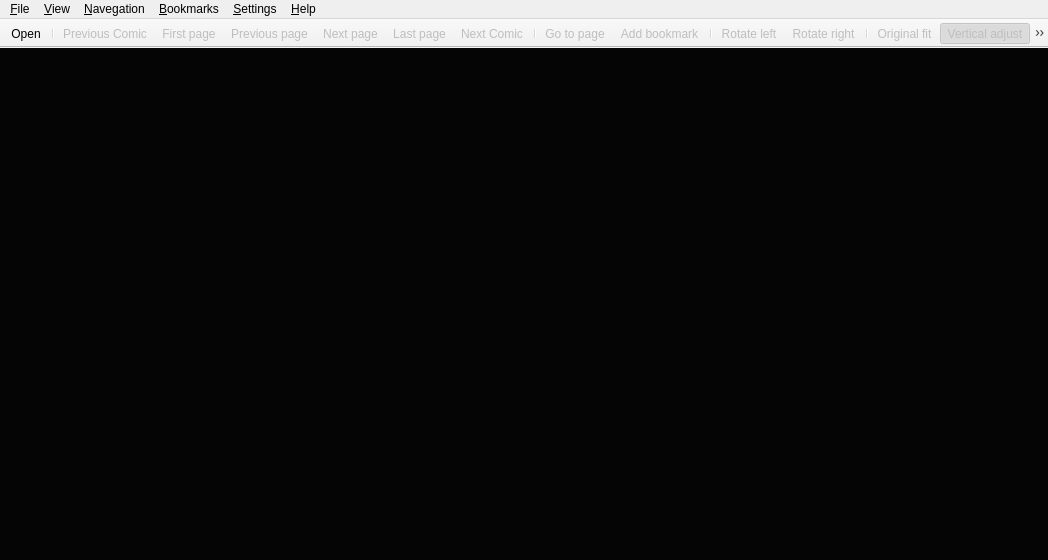
<?xml version="1.0" encoding="UTF-8"?>
<ui version="4.0">
 <author>Michell Stuttgart Faria</author>
 <class>MainWindow</class>
 <widget class="QMainWindow" name="MainWindow">
  <property name="geometry">
   <rect>
    <x>0</x>
    <y>0</y>
    <width>1048</width>
    <height>560</height>
   </rect>
  </property>
  <property name="sizePolicy">
   <sizepolicy hsizetype="Expanding" vsizetype="Expanding">
    <horstretch>0</horstretch>
    <verstretch>0</verstretch>
   </sizepolicy>
  </property>
  <property name="baseSize">
   <size>
    <width>0</width>
    <height>3</height>
   </size>
  </property>
  <property name="focusPolicy">
   <enum>Qt::WheelFocus</enum>
  </property>
  <property name="windowTitle">
   <string>Pynocchio Comic Reader</string>
  </property>
  <property name="windowIcon">
   <iconset resource="../resource/main_window.qrc">
    <normaloff>:/icons/pynocchio_icon_2.png</normaloff>:/icons/pynocchio_icon_2.png</iconset>
  </property>
  <property name="accessibleName">
   <string>Pyellow</string>
  </property>
  <property name="iconSize">
   <size>
    <width>22</width>
    <height>22</height>
   </size>
  </property>
  <property name="toolButtonStyle">
   <enum>Qt::ToolButtonIconOnly</enum>
  </property>
  <property name="documentMode">
   <bool>true</bool>
  </property>
  <property name="tabShape">
   <enum>QTabWidget::Rounded</enum>
  </property>
  <property name="dockNestingEnabled">
   <bool>true</bool>
  </property>
  <property name="unifiedTitleAndToolBarOnMac">
   <bool>true</bool>
  </property>
  <widget class="QWidget" name="centralwidget">
   <property name="sizePolicy">
    <sizepolicy hsizetype="Preferred" vsizetype="Preferred">
     <horstretch>0</horstretch>
     <verstretch>0</verstretch>
    </sizepolicy>
   </property>
   <property name="autoFillBackground">
    <bool>false</bool>
   </property>
   <layout class="QHBoxLayout" name="horizontalLayout">
    <property name="margin">
     <number>0</number>
    </property>
    <item>
     <layout class="QHBoxLayout" name="horizontalLayout_3">
      <property name="spacing">
       <number>0</number>
      </property>
      <item>
       <widget class="Viewer" name="viewer">
        <property name="sizePolicy">
         <sizepolicy hsizetype="Expanding" vsizetype="Expanding">
          <horstretch>0</horstretch>
          <verstretch>0</verstretch>
         </sizepolicy>
        </property>
        <property name="cursor" stdset="0">
         <cursorShape>OpenHandCursor</cursorShape>
        </property>
        <property name="focusPolicy">
         <enum>Qt::ClickFocus</enum>
        </property>
        <property name="layoutDirection">
         <enum>Qt::LeftToRight</enum>
        </property>
        <property name="autoFillBackground">
         <bool>true</bool>
        </property>
        <property name="styleSheet">
         <string notr="true">background-color: rgb(5, 5, 5);</string>
        </property>
        <property name="frameShape">
         <enum>QFrame::HLine</enum>
        </property>
        <property name="frameShadow">
         <enum>QFrame::Plain</enum>
        </property>
        <property name="lineWidth">
         <number>0</number>
        </property>
        <property name="verticalScrollBarPolicy">
         <enum>Qt::ScrollBarAlwaysOff</enum>
        </property>
        <property name="horizontalScrollBarPolicy">
         <enum>Qt::ScrollBarAlwaysOff</enum>
        </property>
        <property name="widgetResizable">
         <bool>true</bool>
        </property>
        <property name="alignment">
         <set>Qt::AlignCenter</set>
        </property>
        <widget class="QWidget" name="scroll_area_widget_contents">
         <property name="geometry">
          <rect>
           <x>0</x>
           <y>0</y>
           <width>1046</width>
           <height>493</height>
          </rect>
         </property>
         <layout class="QHBoxLayout" name="horizontalLayout_2">
          <property name="spacing">
           <number>0</number>
          </property>
          <property name="sizeConstraint">
           <enum>QLayout::SetMaximumSize</enum>
          </property>
          <property name="margin">
           <number>0</number>
          </property>
          <item>
           <widget class="QLabel" name="label">
            <property name="sizePolicy">
             <sizepolicy hsizetype="Preferred" vsizetype="Preferred">
              <horstretch>20</horstretch>
              <verstretch>20</verstretch>
             </sizepolicy>
            </property>
            <property name="mouseTracking">
             <bool>false</bool>
            </property>
            <property name="focusPolicy">
             <enum>Qt::ClickFocus</enum>
            </property>
            <property name="layoutDirection">
             <enum>Qt::LeftToRight</enum>
            </property>
            <property name="autoFillBackground">
             <bool>false</bool>
            </property>
            <property name="frameShape">
             <enum>QFrame::NoFrame</enum>
            </property>
            <property name="frameShadow">
             <enum>QFrame::Plain</enum>
            </property>
            <property name="lineWidth">
             <number>0</number>
            </property>
            <property name="midLineWidth">
             <number>0</number>
            </property>
            <property name="text">
             <string/>
            </property>
            <property name="textFormat">
             <enum>Qt::PlainText</enum>
            </property>
            <property name="pixmap">
             <pixmap resource="../resource/main_window.qrc">:/icons/pynocchio_icon_2.png</pixmap>
            </property>
            <property name="scaledContents">
             <bool>false</bool>
            </property>
            <property name="alignment">
             <set>Qt::AlignCenter</set>
            </property>
            <property name="margin">
             <number>0</number>
            </property>
            <property name="textInteractionFlags">
             <set>Qt::NoTextInteraction</set>
            </property>
           </widget>
          </item>
         </layout>
        </widget>
       </widget>
      </item>
     </layout>
    </item>
   </layout>
  </widget>
  <widget class="QMenuBar" name="menubar">
   <property name="geometry">
    <rect>
     <x>0</x>
     <y>0</y>
     <width>1048</width>
     <height>27</height>
    </rect>
   </property>
   <property name="sizePolicy">
    <sizepolicy hsizetype="Fixed" vsizetype="Fixed">
     <horstretch>0</horstretch>
     <verstretch>0</verstretch>
    </sizepolicy>
   </property>
   <property name="autoFillBackground">
    <bool>false</bool>
   </property>
   <property name="defaultUp">
    <bool>false</bool>
   </property>
   <widget class="QMenu" name="menu_file">
    <property name="title">
     <string>&amp;File</string>
    </property>
    <widget class="QMenu" name="menu_recent_files">
     <property name="title">
      <string>&amp;Recent files</string>
     </property>
     <property name="icon">
      <iconset resource="../resource/main_window.qrc">
       <normaloff>:/icons/elementary3-icon-theme/actions/48/document-open-recent.svg</normaloff>:/icons/elementary3-icon-theme/actions/48/document-open-recent.svg</iconset>
     </property>
     <addaction name="action_recent_file_1"/>
     <addaction name="action_recent_file_2"/>
     <addaction name="action_recent_file_3"/>
     <addaction name="action_recent_file_4"/>
     <addaction name="action_recent_file_5"/>
    </widget>
    <addaction name="action_open"/>
    <addaction name="action_open_folder"/>
    <addaction name="action_save_image"/>
    <addaction name="menu_recent_files"/>
    <addaction name="separator"/>
    <addaction name="action_exit"/>
   </widget>
   <widget class="QMenu" name="menu_view">
    <property name="title">
     <string>&amp;View</string>
    </property>
    <addaction name="action_fullscreen"/>
    <addaction name="separator"/>
    <addaction name="action_original_fit"/>
    <addaction name="action_vertical_adjust"/>
    <addaction name="action_horizontal_adjust"/>
    <addaction name="action_best_fit"/>
    <addaction name="separator"/>
    <addaction name="action_rotate_left"/>
    <addaction name="action_rotate_right"/>
   </widget>
   <widget class="QMenu" name="menu_navegation">
    <property name="title">
     <string>&amp;Navegation</string>
    </property>
    <addaction name="action_next_page"/>
    <addaction name="action_previous_page"/>
    <addaction name="separator"/>
    <addaction name="action_first_page"/>
    <addaction name="action_last_page"/>
    <addaction name="separator"/>
    <addaction name="action_go_to_page"/>
    <addaction name="separator"/>
    <addaction name="action_next_comic"/>
    <addaction name="action_previous_comic"/>
   </widget>
   <widget class="QMenu" name="menu_Help">
    <property name="title">
     <string>&amp;Help</string>
    </property>
    <addaction name="action_about"/>
    <addaction name="action_about_qt"/>
   </widget>
   <widget class="QMenu" name="menu_Settings">
    <property name="title">
     <string>&amp;Settings</string>
    </property>
    <addaction name="action_show_toolbar"/>
    <addaction name="action_show_statusbar"/>
    <addaction name="separator"/>
    <addaction name="action_preference_dialog"/>
   </widget>
   <widget class="QMenu" name="menu_bookmarks">
    <property name="tearOffEnabled">
     <bool>false</bool>
    </property>
    <property name="title">
     <string>&amp;Bookmarks</string>
    </property>
    <property name="separatorsCollapsible">
     <bool>true</bool>
    </property>
    <widget class="QMenu" name="menu_recent_bookmarks">
     <property name="title">
      <string>&amp;Recente bookmarks</string>
     </property>
     <property name="icon">
      <iconset resource="../resource/main_window.qrc">
       <normaloff>:/icons/elementary3-icon-theme/actions/48/document-open-recent.svg</normaloff>:/icons/elementary3-icon-theme/actions/48/document-open-recent.svg</iconset>
     </property>
     <addaction name="action_bookmark_1"/>
     <addaction name="action_bookmark_2"/>
     <addaction name="action_bookmark_3"/>
     <addaction name="action_bookmark_4"/>
     <addaction name="action_bookmark_5"/>
    </widget>
    <addaction name="action_add_bookmark"/>
    <addaction name="action_remove_bookmark"/>
    <addaction name="separator"/>
    <addaction name="action_bookmark_manager"/>
    <addaction name="menu_recent_bookmarks"/>
   </widget>
   <addaction name="menu_file"/>
   <addaction name="menu_view"/>
   <addaction name="menu_navegation"/>
   <addaction name="menu_bookmarks"/>
   <addaction name="menu_Settings"/>
   <addaction name="menu_Help"/>
  </widget>
  <widget class="QToolBar" name="toolbar">
   <property name="enabled">
    <bool>true</bool>
   </property>
   <property name="sizePolicy">
    <sizepolicy hsizetype="Maximum" vsizetype="Maximum">
     <horstretch>0</horstretch>
     <verstretch>0</verstretch>
    </sizepolicy>
   </property>
   <property name="focusPolicy">
    <enum>Qt::ClickFocus</enum>
   </property>
   <property name="acceptDrops">
    <bool>true</bool>
   </property>
   <property name="windowTitle">
    <string>toolBar</string>
   </property>
   <property name="autoFillBackground">
    <bool>true</bool>
   </property>
   <property name="movable">
    <bool>false</bool>
   </property>
   <property name="toolButtonStyle">
    <enum>Qt::ToolButtonIconOnly</enum>
   </property>
   <property name="floatable">
    <bool>false</bool>
   </property>
   <attribute name="toolBarArea">
    <enum>TopToolBarArea</enum>
   </attribute>
   <attribute name="toolBarBreak">
    <bool>false</bool>
   </attribute>
   <addaction name="action_open"/>
   <addaction name="separator"/>
   <addaction name="action_previous_comic"/>
   <addaction name="action_first_page"/>
   <addaction name="action_previous_page"/>
   <addaction name="action_next_page"/>
   <addaction name="action_last_page"/>
   <addaction name="action_next_comic"/>
   <addaction name="separator"/>
   <addaction name="action_go_to_page"/>
   <addaction name="action_add_bookmark"/>
   <addaction name="separator"/>
   <addaction name="action_rotate_left"/>
   <addaction name="action_rotate_right"/>
   <addaction name="separator"/>
   <addaction name="action_original_fit"/>
   <addaction name="action_vertical_adjust"/>
   <addaction name="action_horizontal_adjust"/>
   <addaction name="action_best_fit"/>
   <addaction name="action_fullscreen"/>
   <addaction name="separator"/>
   <addaction name="action_exit"/>
  </widget>
  <action name="action_open">
   <property name="icon">
    <iconset resource="../resource/main_window.qrc">
     <normaloff>:/icons/elementary3-icon-theme/actions/48/archive-extract.svg</normaloff>:/icons/elementary3-icon-theme/actions/48/archive-extract.svg</iconset>
   </property>
   <property name="text">
    <string>&amp;Open</string>
   </property>
   <property name="shortcut">
    <string>Ctrl+O</string>
   </property>
   <property name="menuRole">
    <enum>QAction::TextHeuristicRole</enum>
   </property>
   <property name="iconVisibleInMenu">
    <bool>true</bool>
   </property>
  </action>
  <action name="action_about">
   <property name="icon">
    <iconset resource="../resource/main_window.qrc">
     <normaloff>:/icons/elementary3-icon-theme/actions/64/help-info.svg</normaloff>:/icons/elementary3-icon-theme/actions/64/help-info.svg</iconset>
   </property>
   <property name="text">
    <string>&amp;About Pynocchio</string>
   </property>
  </action>
  <action name="action_about_qt">
   <property name="text">
    <string>&amp;About Qt</string>
   </property>
  </action>
  <action name="action_exit">
   <property name="icon">
    <iconset resource="../resource/main_window.qrc">
     <normaloff>:/icons/elementary3-icon-theme/actions/48/application-exit.svg</normaloff>:/icons/elementary3-icon-theme/actions/48/application-exit.svg</iconset>
   </property>
   <property name="text">
    <string>&amp;Exit</string>
   </property>
   <property name="shortcut">
    <string>Ctrl+Q</string>
   </property>
  </action>
  <action name="action_next_page">
   <property name="enabled">
    <bool>false</bool>
   </property>
   <property name="icon">
    <iconset resource="../resource/main_window.qrc">
     <normaloff>:/icons/elementary3-icon-theme/actions/48/go-next.svg</normaloff>:/icons/elementary3-icon-theme/actions/48/go-next.svg</iconset>
   </property>
   <property name="text">
    <string>&amp;Next page</string>
   </property>
   <property name="shortcut">
    <string>Right</string>
   </property>
   <property name="shortcutContext">
    <enum>Qt::WidgetShortcut</enum>
   </property>
   <property name="visible">
    <bool>true</bool>
   </property>
   <property name="priority">
    <enum>QAction::NormalPriority</enum>
   </property>
  </action>
  <action name="action_previous_page">
   <property name="enabled">
    <bool>false</bool>
   </property>
   <property name="icon">
    <iconset resource="../resource/main_window.qrc">
     <normaloff>:/icons/elementary3-icon-theme/actions/48/go-previous.svg</normaloff>:/icons/elementary3-icon-theme/actions/48/go-previous.svg</iconset>
   </property>
   <property name="text">
    <string>&amp;Previous page</string>
   </property>
   <property name="shortcut">
    <string>Left</string>
   </property>
   <property name="shortcutContext">
    <enum>Qt::WidgetShortcut</enum>
   </property>
   <property name="visible">
    <bool>true</bool>
   </property>
  </action>
  <action name="action_first_page">
   <property name="enabled">
    <bool>false</bool>
   </property>
   <property name="icon">
    <iconset resource="../resource/main_window.qrc">
     <normaloff>:/icons/elementary3-icon-theme/actions/48/go-first.svg</normaloff>:/icons/elementary3-icon-theme/actions/48/go-first.svg</iconset>
   </property>
   <property name="text">
    <string>&amp;First page</string>
   </property>
   <property name="shortcut">
    <string>Ctrl+Left</string>
   </property>
   <property name="shortcutContext">
    <enum>Qt::WidgetShortcut</enum>
   </property>
  </action>
  <action name="action_last_page">
   <property name="enabled">
    <bool>false</bool>
   </property>
   <property name="icon">
    <iconset resource="../resource/main_window.qrc">
     <normaloff>:/icons/elementary3-icon-theme/actions/48/go-last.svg</normaloff>:/icons/elementary3-icon-theme/actions/48/go-last.svg</iconset>
   </property>
   <property name="text">
    <string>&amp;Last page</string>
   </property>
   <property name="shortcut">
    <string>Ctrl+Right</string>
   </property>
   <property name="shortcutContext">
    <enum>Qt::WidgetShortcut</enum>
   </property>
  </action>
  <action name="action_rotate_left">
   <property name="checkable">
    <bool>false</bool>
   </property>
   <property name="enabled">
    <bool>false</bool>
   </property>
   <property name="icon">
    <iconset resource="../resource/main_window.qrc">
     <normaloff>:/icons/elementary3-icon-theme/actions/48/object-rotate-left.svg</normaloff>:/icons/elementary3-icon-theme/actions/48/object-rotate-left.svg</iconset>
   </property>
   <property name="text">
    <string>&amp;Rotate left</string>
   </property>
   <property name="shortcut">
    <string>Ctrl+Shift+R</string>
   </property>
   <property name="shortcutContext">
    <enum>Qt::WidgetShortcut</enum>
   </property>
  </action>
  <action name="action_rotate_right">
   <property name="enabled">
    <bool>false</bool>
   </property>
   <property name="icon">
    <iconset resource="../resource/main_window.qrc">
     <normaloff>:/icons/elementary3-icon-theme/actions/48/object-rotate-right.svg</normaloff>:/icons/elementary3-icon-theme/actions/48/object-rotate-right.svg</iconset>
   </property>
   <property name="text">
    <string>&amp;Rotate right</string>
   </property>
   <property name="shortcut">
    <string>Ctrl+R</string>
   </property>
   <property name="shortcutContext">
    <enum>Qt::WidgetShortcut</enum>
   </property>
  </action>
  <action name="action_horizontal_adjust">
   <property name="checkable">
    <bool>true</bool>
   </property>
   <property name="checked">
    <bool>false</bool>
   </property>
   <property name="enabled">
    <bool>false</bool>
   </property>
   <property name="icon">
    <iconset resource="../resource/main_window.qrc">
     <normaloff>:/icons/freeiconmaker-icons/horizontal-fit.svg</normaloff>:/icons/freeiconmaker-icons/horizontal-fit.svg</iconset>
   </property>
   <property name="text">
    <string>&amp;Horizontal adjust</string>
   </property>
   <property name="shortcut">
    <string>Ctrl+K</string>
   </property>
   <property name="visible">
    <bool>true</bool>
   </property>
  </action>
  <action name="action_fullscreen">
   <property name="checkable">
    <bool>false</bool>
   </property>
   <property name="enabled">
    <bool>false</bool>
   </property>
   <property name="icon">
    <iconset resource="../resource/main_window.qrc">
     <normaloff>:/icons/freeiconmaker-icons/fullscreen.svg</normaloff>:/icons/freeiconmaker-icons/fullscreen.svg</iconset>
   </property>
   <property name="text">
    <string>&amp;Fullscreen</string>
   </property>
   <property name="shortcut">
    <string>F</string>
   </property>
   <property name="shortcutContext">
    <enum>Qt::WidgetShortcut</enum>
   </property>
  </action>
  <action name="action_go_to_page">
   <property name="enabled">
    <bool>false</bool>
   </property>
   <property name="icon">
    <iconset resource="../resource/main_window.qrc">
     <normaloff>:/icons/elementary3-icon-theme/actions/48/search.svg</normaloff>:/icons/elementary3-icon-theme/actions/48/search.svg</iconset>
   </property>
   <property name="text">
    <string>&amp;Go to page...</string>
   </property>
   <property name="shortcut">
    <string>Ctrl+G</string>
   </property>
  </action>
  <action name="action_original_fit">
   <property name="checkable">
    <bool>true</bool>
   </property>
   <property name="checked">
    <bool>false</bool>
   </property>
   <property name="enabled">
    <bool>false</bool>
   </property>
   <property name="icon">
    <iconset resource="../resource/main_window.qrc">
     <normaloff>:/icons/freeiconmaker-icons/original-fit.svg</normaloff>:/icons/freeiconmaker-icons/original-fit.svg</iconset>
   </property>
   <property name="text">
    <string>&amp;Original fit</string>
   </property>
   <property name="shortcut">
    <string>Ctrl+H</string>
   </property>
   <property name="shortcutContext">
    <enum>Qt::ApplicationShortcut</enum>
   </property>
   <property name="visible">
    <bool>true</bool>
   </property>
  </action>
  <action name="action_show_toolbar">
   <property name="checkable">
    <bool>true</bool>
   </property>
   <property name="checked">
    <bool>true</bool>
   </property>
   <property name="text">
    <string>&amp;Show Toolbar</string>
   </property>
  </action>
  <action name="action_show_statusbar">
   <property name="checkable">
    <bool>true</bool>
   </property>
   <property name="checked">
    <bool>true</bool>
   </property>
   <property name="text">
    <string>S&amp;how Statusbar</string>
   </property>
  </action>
  <action name="action_add_bookmark">
   <property name="enabled">
    <bool>false</bool>
   </property>
   <property name="icon">
    <iconset resource="../resource/main_window.qrc">
     <normaloff>:/icons/elementary3-icon-theme/actions/64/bookmark_add.svg</normaloff>:/icons/elementary3-icon-theme/actions/64/bookmark_add.svg</iconset>
   </property>
   <property name="text">
    <string>&amp;Add bookmark</string>
   </property>
   <property name="visible">
    <bool>true</bool>
   </property>
  </action>
  <action name="action_remove_bookmark">
   <property name="enabled">
    <bool>false</bool>
   </property>
   <property name="icon">
    <iconset resource="../resource/main_window.qrc">
     <normaloff>:/icons/elementary3-icon-theme/actions/64/stock_delete.svg</normaloff>:/icons/elementary3-icon-theme/actions/64/stock_delete.svg</iconset>
   </property>
   <property name="text">
    <string>&amp;Remove bookmark</string>
   </property>
  </action>
  <action name="action_bookmark_manager">
   <property name="icon">
    <iconset resource="../resource/main_window.qrc">
     <normaloff>:/icons/elementary3-icon-theme/apps/64/office-database.svg</normaloff>:/icons/elementary3-icon-theme/apps/64/office-database.svg</iconset>
   </property>
   <property name="text">
    <string>Bookmark &amp;manager</string>
   </property>
  </action>
  <action name="action_open_folder">
   <property name="text">
    <string>Open &amp;Folder</string>
   </property>
   <property name="visible">
    <bool>false</bool>
   </property>
   <property name="menuRole">
    <enum>QAction::TextHeuristicRole</enum>
   </property>
   <property name="iconVisibleInMenu">
    <bool>true</bool>
   </property>
  </action>
  <action name="action_next_comic">
   <property name="enabled">
    <bool>false</bool>
   </property>
   <property name="icon">
    <iconset resource="../resource/main_window.qrc">
     <normaloff>:/icons/elementary3-icon-theme/actions/48/media-skip-forward.svg</normaloff>:/icons/elementary3-icon-theme/actions/48/media-skip-forward.svg</iconset>
   </property>
   <property name="text">
    <string>Next Comic</string>
   </property>
   <property name="shortcut">
    <string>Ctrl+Shift+Right</string>
   </property>
   <property name="shortcutContext">
    <enum>Qt::WidgetShortcut</enum>
   </property>
  </action>
  <action name="action_previous_comic">
   <property name="enabled">
    <bool>false</bool>
   </property>
   <property name="icon">
    <iconset resource="../resource/main_window.qrc">
     <normaloff>:/icons/elementary3-icon-theme/actions/48/media-skip-backward.svg</normaloff>:/icons/elementary3-icon-theme/actions/48/media-skip-backward.svg</iconset>
   </property>
   <property name="text">
    <string>Previous Comic</string>
   </property>
   <property name="shortcut">
    <string>Ctrl+Shift+Left</string>
   </property>
   <property name="shortcutContext">
    <enum>Qt::WidgetShortcut</enum>
   </property>
  </action>
  <action name="action_preference_dialog">
   <property name="icon">
    <iconset resource="../resource/main_window.qrc">
     <normaloff>:/icons/elementary3-icon-theme/actions/48/document-properties.svg</normaloff>:/icons/elementary3-icon-theme/actions/48/document-properties.svg</iconset>
   </property>
   <property name="text">
    <string>Preferences</string>
   </property>
  </action>
  <action name="action_vertical_adjust">
   <property name="checkable">
    <bool>true</bool>
   </property>
   <property name="checked">
    <bool>true</bool>
   </property>
   <property name="enabled">
    <bool>false</bool>
   </property>
   <property name="icon">
    <iconset resource="../resource/main_window.qrc">
     <normaloff>:/icons/freeiconmaker-icons/vertical-fit.svg</normaloff>:/icons/freeiconmaker-icons/vertical-fit.svg</iconset>
   </property>
   <property name="text">
    <string>&amp;Vertical adjust</string>
   </property>
   <property name="shortcut">
    <string>Ctrl+J</string>
   </property>
   <property name="autoRepeat">
    <bool>true</bool>
   </property>
   <property name="visible">
    <bool>true</bool>
   </property>
  </action>
  <action name="action_best_fit">
   <property name="checkable">
    <bool>true</bool>
   </property>
   <property name="checked">
    <bool>false</bool>
   </property>
   <property name="enabled">
    <bool>false</bool>
   </property>
   <property name="icon">
    <iconset resource="../resource/main_window.qrc">
     <normaloff>:/icons/freeiconmaker-icons/best-fit.svg</normaloff>:/icons/freeiconmaker-icons/best-fit.svg</iconset>
   </property>
   <property name="text">
    <string>&amp;Whole page</string>
   </property>
   <property name="shortcut">
    <string>Ctrl+L</string>
   </property>
   <property name="visible">
    <bool>true</bool>
   </property>
  </action>
  <action name="action_save_image">
   <property name="enabled">
    <bool>false</bool>
   </property>
   <property name="icon">
    <iconset resource="../resource/main_window.qrc">
     <normaloff>:/icons/elementary3-icon-theme/actions/64/go-down.svg</normaloff>:/icons/elementary3-icon-theme/actions/64/go-down.svg</iconset>
   </property>
   <property name="text">
    <string>&amp;Save image</string>
   </property>
   <property name="whatsThis">
    <string>Save current image in disk.</string>
   </property>
   <property name="shortcut">
    <string>Ctrl+S</string>
   </property>
  </action>
  <action name="action_bookmark_1">
   <property name="icon">
    <iconset resource="../resource/main_window.qrc">
     <normaloff>:/icons/elementary3-icon-theme/actions/48/dialog-apply.svg</normaloff>:/icons/elementary3-icon-theme/actions/48/dialog-apply.svg</iconset>
   </property>
   <property name="text">
    <string notr="true">bookmark_1</string>
   </property>
   <property name="iconText">
    <string>bookmark</string>
   </property>
   <property name="toolTip">
    <string>bookmark</string>
   </property>
   <property name="visible">
    <bool>false</bool>
   </property>
  </action>
  <action name="action_bookmark_2">
   <property name="icon">
    <iconset resource="../resource/main_window.qrc">
     <normaloff>:/icons/elementary3-icon-theme/actions/48/dialog-apply.svg</normaloff>:/icons/elementary3-icon-theme/actions/48/dialog-apply.svg</iconset>
   </property>
   <property name="text">
    <string>bookmark_2</string>
   </property>
   <property name="visible">
    <bool>false</bool>
   </property>
  </action>
  <action name="action_bookmark_3">
   <property name="icon">
    <iconset resource="../resource/main_window.qrc">
     <normaloff>:/icons/elementary3-icon-theme/actions/48/dialog-apply.svg</normaloff>:/icons/elementary3-icon-theme/actions/48/dialog-apply.svg</iconset>
   </property>
   <property name="text">
    <string>bookmark_3</string>
   </property>
   <property name="visible">
    <bool>false</bool>
   </property>
  </action>
  <action name="action_bookmark_4">
   <property name="icon">
    <iconset resource="../resource/main_window.qrc">
     <normaloff>:/icons/elementary3-icon-theme/actions/48/dialog-apply.svg</normaloff>:/icons/elementary3-icon-theme/actions/48/dialog-apply.svg</iconset>
   </property>
   <property name="text">
    <string>bookmark_4</string>
   </property>
   <property name="visible">
    <bool>false</bool>
   </property>
  </action>
  <action name="action_bookmark_5">
   <property name="icon">
    <iconset resource="../resource/main_window.qrc">
     <normaloff>:/icons/elementary3-icon-theme/actions/48/dialog-apply.svg</normaloff>:/icons/elementary3-icon-theme/actions/48/dialog-apply.svg</iconset>
   </property>
   <property name="text">
    <string>bookmark_5</string>
   </property>
   <property name="visible">
    <bool>false</bool>
   </property>
  </action>
  <action name="actionTete">
   <property name="text">
    <string>tete</string>
   </property>
  </action>
  <action name="action_recent_file_1">
   <property name="icon">
    <iconset resource="../resource/main_window.qrc">
     <normaloff>:/icons/elementary3-icon-theme/actions/48/dialog-apply.svg</normaloff>:/icons/elementary3-icon-theme/actions/48/dialog-apply.svg</iconset>
   </property>
   <property name="text">
    <string>recent_file_1</string>
   </property>
   <property name="visible">
    <bool>false</bool>
   </property>
  </action>
  <action name="action_recent_file_2">
   <property name="icon">
    <iconset resource="../resource/main_window.qrc">
     <normaloff>:/icons/elementary3-icon-theme/actions/48/dialog-apply.svg</normaloff>:/icons/elementary3-icon-theme/actions/48/dialog-apply.svg</iconset>
   </property>
   <property name="text">
    <string>recent_file_2</string>
   </property>
   <property name="visible">
    <bool>false</bool>
   </property>
  </action>
  <action name="action_recent_file_3">
   <property name="icon">
    <iconset resource="../resource/main_window.qrc">
     <normaloff>:/icons/elementary3-icon-theme/actions/48/dialog-apply.svg</normaloff>:/icons/elementary3-icon-theme/actions/48/dialog-apply.svg</iconset>
   </property>
   <property name="text">
    <string>recent_file_3</string>
   </property>
   <property name="visible">
    <bool>false</bool>
   </property>
  </action>
  <action name="action_recent_file_4">
   <property name="icon">
    <iconset resource="../resource/main_window.qrc">
     <normaloff>:/icons/elementary3-icon-theme/actions/48/dialog-apply.svg</normaloff>:/icons/elementary3-icon-theme/actions/48/dialog-apply.svg</iconset>
   </property>
   <property name="text">
    <string>recent_file_4</string>
   </property>
   <property name="visible">
    <bool>false</bool>
   </property>
  </action>
  <action name="action_recent_file_5">
   <property name="icon">
    <iconset resource="../resource/main_window.qrc">
     <normaloff>:/icons/elementary3-icon-theme/actions/48/dialog-apply.svg</normaloff>:/icons/elementary3-icon-theme/actions/48/dialog-apply.svg</iconset>
   </property>
   <property name="text">
    <string>recent_file_5</string>
   </property>
   <property name="visible">
    <bool>false</bool>
   </property>
  </action>
 </widget>
 <customwidgets>
  <customwidget>
   <class>Viewer</class>
   <extends>QScrollArea</extends>
   <header location="global">viewer.h</header>
   <container>1</container>
  </customwidget>
 </customwidgets>
 <resources>
  <include location="../resource/main_window.qrc"/>
 </resources>
 <connections/>
 <designerdata>
  <property name="gridDeltaX">
   <number>10</number>
  </property>
  <property name="gridDeltaY">
   <number>10</number>
  </property>
  <property name="gridSnapX">
   <bool>true</bool>
  </property>
  <property name="gridSnapY">
   <bool>true</bool>
  </property>
  <property name="gridVisible">
   <bool>true</bool>
  </property>
 </designerdata>
</ui>
